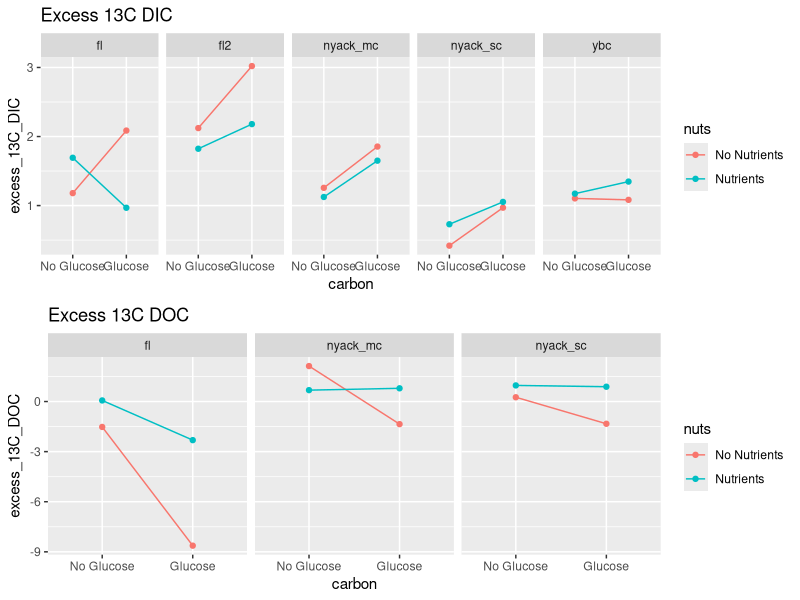
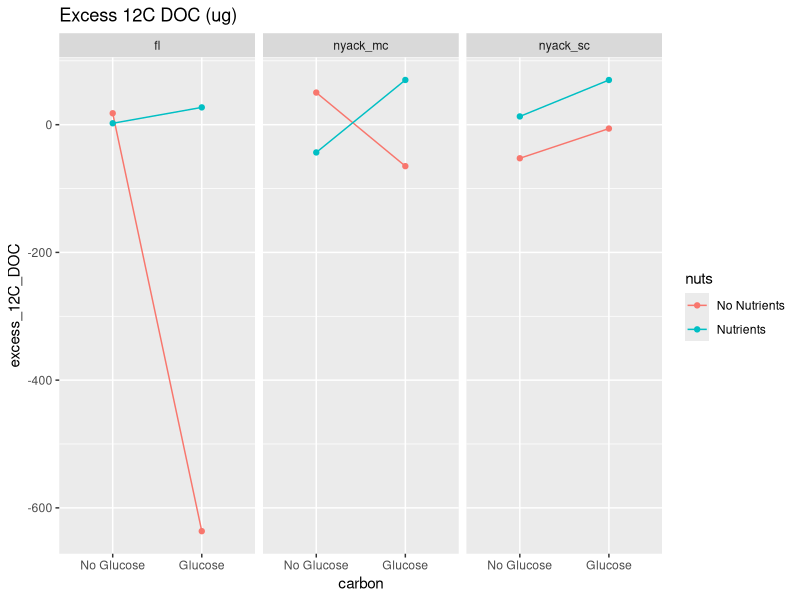
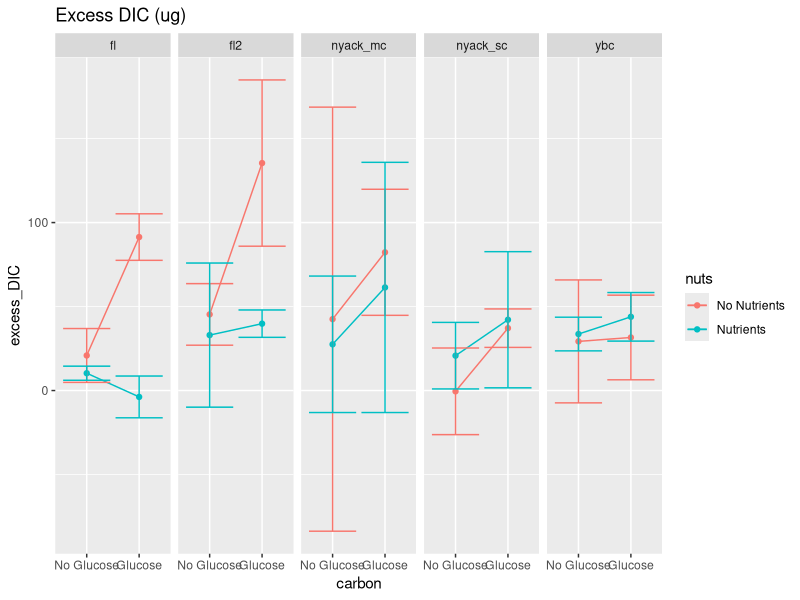

The R source for these figures, in order:
library(tidyverse)
library(lubridate)
library(dplyr)
library(ggplot2)
library(ggpubr)
library(readr)

fl <- read_csv("data/excessDIC_fl.csv")
nmc <- read_csv("data/excessDIC_nmc.csv")
nsc <- read_csv("data/excessDIC_nsc.csv")
fl2 <- read_csv("data/excessDIC_fl2.csv")
ybc <- read_csv("data/excessDIC_ybc.csv")
DOC1 <- read_csv("data/excessDOC_summer.csv")

# Final multipane plot with all DOC and DIC data (in progress) ####

combined <- rbind(fl, fl2, nmc, nsc, ybc)
combined$carbon <- factor(combined$carbon, levels = c("No Glucose", "Glucose"))

DOC1$carbon <- factor(DOC1$carbon, levels = c("No Glucose", "Glucose"))

DICplot <- ggplot(combined, aes(carbon, excess_13C_DIC, col = nuts, group = nuts)) +
    geom_line() +
    geom_point() +
    # geom_errorbar(aes(ymin = excess_13C_DIC - excess_13C_sd,
    #                   ymax = excess_13C_DIC + excess_13C_sd)) +
    facet_grid(cols = vars(site)) +  # Facet by site
    ggtitle('Excess 13C DIC')  # Title for the entire plot
DOCplot <- ggplot(DOC1, aes(carbon, excess_13C_DOC, col = nuts, group = nuts)) +
    geom_line() +
    geom_point()+
    facet_grid(cols = vars(site)) +
    ggtitle('Excess 13C DOC')

png(filename = 'figures/DOCDIC_excess13C.png',
    width = 10, height = 5, res = 300, units = 'in')
ggarrange(DICplot, DOCplot, ncol = 1)
dev.off()

# Excess 12C DOC plot ####

png(filename = 'figures/Excess_12C_DOC.png',
    width = 7, height = 5, res = 300, units = 'in')
ggplot(DOC1, aes(carbon, excess_12C_DOC, col = nuts, group = nuts)) +
    geom_line() +
    geom_point() +
    facet_grid(cols = vars(site)) +
    ggtitle('Excess 12C DOC (ug)')
dev.off()

# Excess DIC plot ####

png(filename = 'figures/Excess_DIC.png',
    width = , height = 5, res = 300, units = 'in')
ggplot(combined, aes(carbon, excess_DIC, col = nuts, group = nuts)) +
    geom_line() +
    geom_point() +
    geom_errorbar(aes(ymin = excess_DIC - excess_DIC_sd,
                      ymax = excess_DIC + excess_DIC_sd)) +
    facet_grid(cols = vars(site)) +
    ggtitle('Excess DIC (ug)')
dev.off()

# Model bottle_dif combined table ####

fl_bottledif <- read_csv("data/DIC_change_by_bottle_fl.csv")
nmc_bottledif <- read_csv("data/DIC_change_by_bottle_nmc.csv")
nsc_bottledif <- read_csv("data/DIC_change_by_bottle_nmc.csv")

summer_bottledif <- rbind(fl_bottledif, nmc_bottledif, nsc_bottledif)
write_csv(summer_bottledif, 'data/summer_bottledif.csv')
